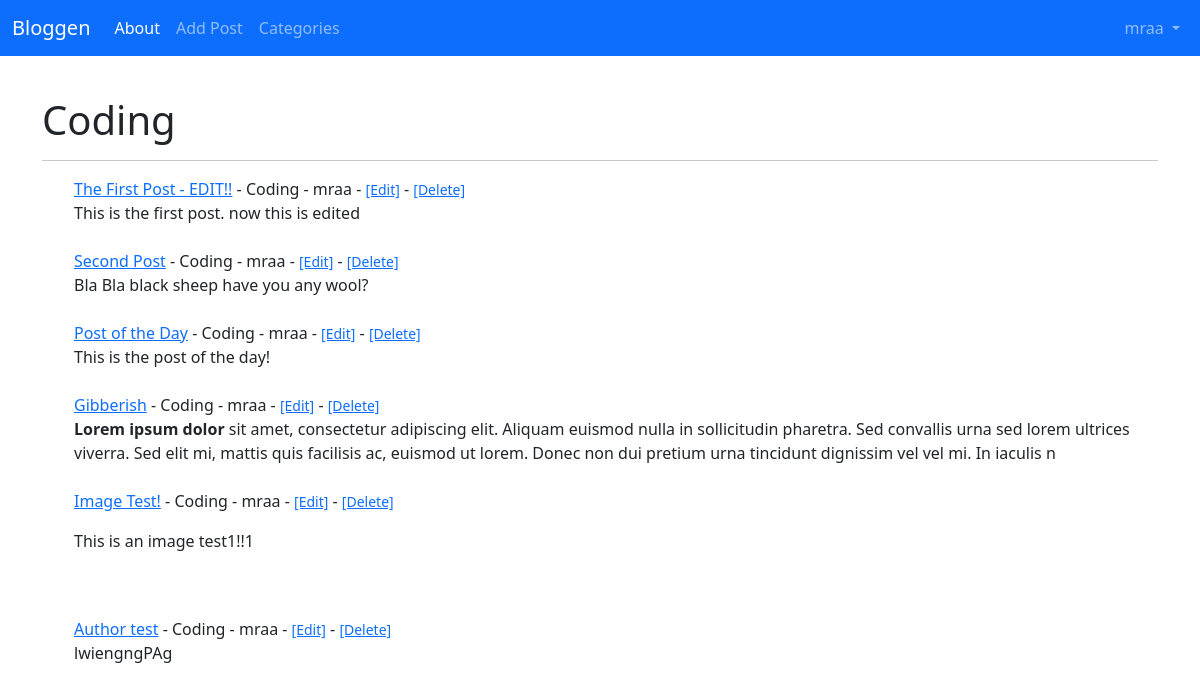
/categories/Coding/ (signed in), run on the app's committed database.
### myblog/models.py (models this page shows, shortened)
class Post(models.Model):
    title = models.CharField(max_length=255)
    header_image = models.ImageField(null = True, blank=True, upload_to="images/")
    author = models.ForeignKey(User, on_delete=models.CASCADE)
    body = RichTextField(blank=True, null=True)
    post_date = models.DateField(auto_now_add=True)
    category = models.CharField(max_length=255)
    snippet = models.CharField(max_length=255)
    likes= models.ManyToManyField(User, related_name='blogPosts', default=0)

### myblog/views.py (the view)
# urls.py: path('categories/<str:cats>/', Cat, name="cats"),
def Cat(request, cats):
    category_post = Post.objects.filter(category=cats)
    return render(request, 'categoryPost.html', {'cats':cats, 'category_post':category_post})

### myblog/templates/categoryPost.html (shortened to what this page needs)
{% extends 'base.html' %}
{% block content %}
<!DOCTYPE html>
<html lang="en">
<head>
</head>
<body>
    {% if user.is_authenticated %}
    <p><h1>{{cats.title}}</h1></p>
    <hr>
    <ul>
    {% for post in category_post %}
    <a href="{% url 'articleDetail' post.pk %}">{{ post.title }}</a> -
            {{ post.category }}
             - {{ post.author }} -
            {% if user.is_authenticated %}
            <small><a href="{% url 'edit_post' post.pk %}">[Edit]</a></small> -
            <small><a href="{% url 'delete_post' post.pk %}">[Delete]</a></small><br/>
            {% endif %}
        {{ post.body | slice:":300" | safe}}<br/><br/></li>
    {% endfor %}
    </ul>
    {% else %}
    Please Login to continue... <br/>
    <a class="btn btn-primary" href="{% url 'login' %}">Login</a>
    {% endif %}
</body>
</html>
{% endblock %}

### myblog/templates/base.html (shortened to what this page needs)
<!doctype html>
<html lang="en">
  <head>
    <link href="https://cdn.jsdelivr.net/npm/bootstrap@5.2.0/dist/css/bootstrap.min.css" rel="stylesheet">
  </head>
  <body>
    <nav class="navbar navbar-expand-lg navbar-dark bg-primary">
        <div class="container-fluid">
          <a class="navbar-brand" href="{% url 'home' %}">Bloggen</a>
          <div class="collapse navbar-collapse" id="navbarSupportedContent">
            <ul class="navbar-nav me-auto mb-2 mb-lg-0">
              <li class="nav-item">
                <a class="nav-link active" aria-current="page" href="about/">About</a>
              </li>
              {% if user.is_authenticated %}
                <li class="nav-item">
                  <a class="nav-link" href="{% url 'add_post' %}">Add Post</a>
                </li>
                <li class="nav-item">
                  <a class="nav-link" href="{% url 'category' %}">Categories</a>
                </li>
              {% endif %}
            </ul>
            {% if user.is_authenticated %}
                <ul class="navbar-nav ml-auto">
                  <li class="nav-item dropdown">
                    <a class="nav-link dropdown-toggle" href="#" role="button" data-bs-toggle="dropdown" aria-expanded="false">
                      {{ user.username }}
                    </a>
                  </li>
                </ul>
            {% endif %}
          </div>
        </div>
      </nav>
    <br/>
    <div class="container">
        {% block content %}
        {% endblock %}
    </div>
  </body>
</html>

### data on the page
Post: title "The First Post - EDIT!!", category "Coding", author "mraa", body "This is the first post. now this is edited"
Post: title "Second Post", category "Coding", author "mraa", body "Bla Bla black sheep have you any wool?"
Post: title "Post of the Day", category "Coding", author "mraa", body "This is the post of the day!"
Post: title "Gibberish", category "Coding", author "mraa", body "Lorem ipsum dolor sit amet, consectetur adipiscing elit. Aliquam euismod nulla in sollicitudin pharetra. Sed convallis urna sed lorem ultrices viverra. Sed elit mi, mattis quis facilisis ac, euismod ut lorem. Donec non dui pretium urna tincidunt dignissim vel vel mi. In iaculis n"
Post: title "Image Test!", category "Coding", author "mraa", body "This is an image test1!!1"
Post: title "Author test", category "Coding", author "mraa", body "lwiengngPAg"

### other printed values
{{ user.username }} "mraa"
{{ cats.title }} "Coding"
